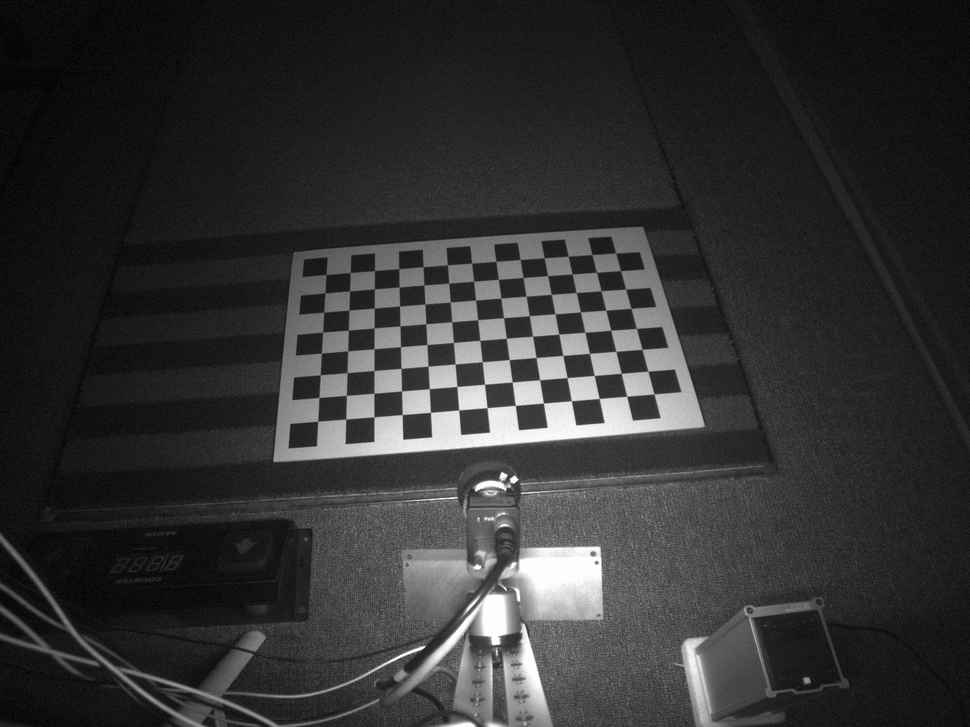
#> input picture chessboard_images/Cam1_1.bmp, 970 x 727 px, shrunk from 1440 x 1080 before the run, found by its file name
$ python improved_chessboard_detection.py
#> lines starting #> are read from the running program, lines starting #| are printed output that depends on the picture
#> in detect_chessboard_enhanced, image is the input picture: shape (727, 970, 3); min 0, max 255, mean 50.4
import cv2
import numpy as np
import matplotlib.pyplot as plt
import os

def enhance_image_for_chessboard(image):
    """체스보드 검출을 위한 이미지 향상"""
    # 1. 그레이스케일 변환
    gray = cv2.cvtColor(image, cv2.COLOR_BGR2GRAY)

    # 2. 적응형 히스토그램 균등화 (CLAHE)
    clahe = cv2.createCLAHE(clipLimit=4.0, tileGridSize=(8, 8))
    enhanced = clahe.apply(gray)

    # 3. 감마 보정
    gamma = 2.5
    lookup_table = np.array([((i / 255.0) ** (1.0 / gamma)) * 255
                            for i in np.arange(0, 256)]).astype("uint8")
    gamma_corrected = cv2.LUT(enhanced, lookup_table)
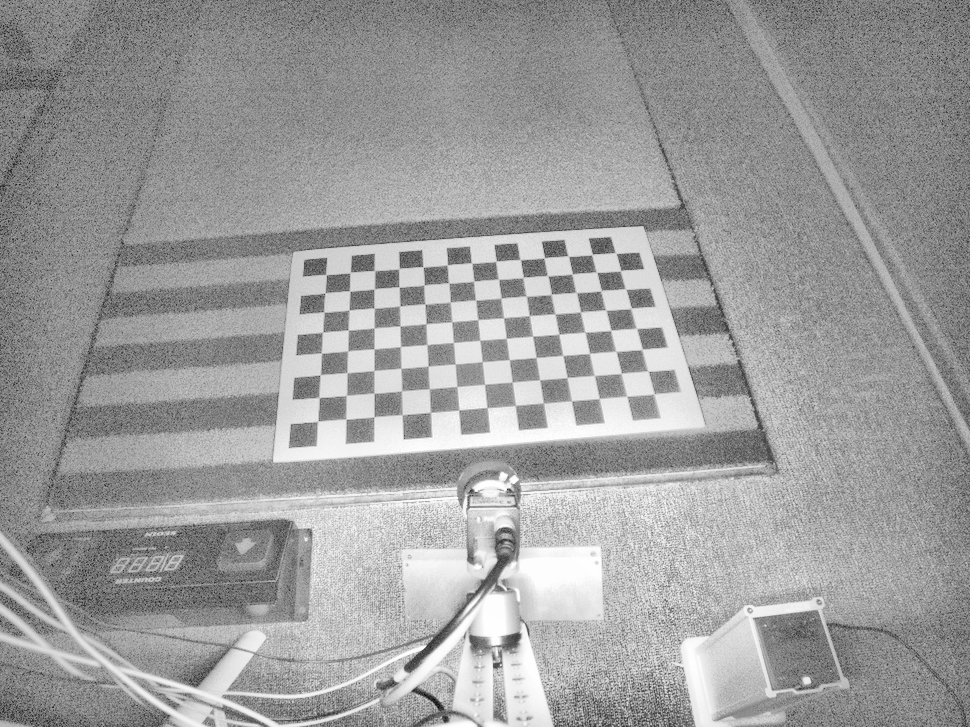
#> gamma_corrected: shape (727, 970); min 0, max 255, mean 157

    # 4. 가우시안 블러로 노이즈 제거
    blurred = cv2.GaussianBlur(gamma_corrected, (3, 3), 0)

    # 5. 적응형 임계값
    adaptive_thresh = cv2.adaptiveThreshold(
        blurred, 255, cv2.ADAPTIVE_THRESH_GAUSSIAN_C, cv2.THRESH_BINARY, 11, 2
    )
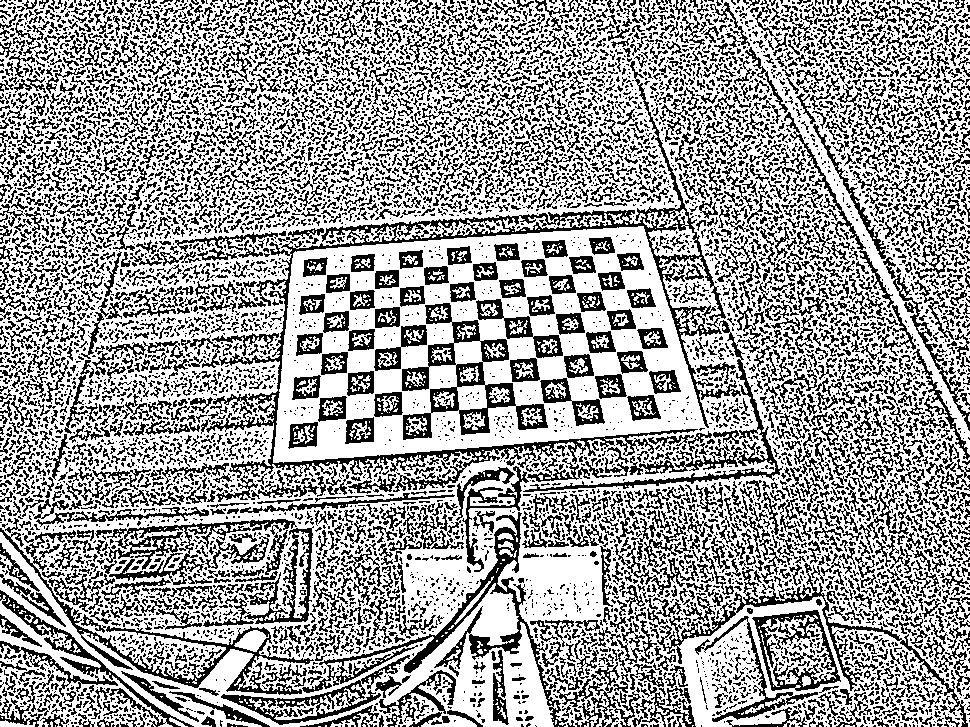
#> adaptive_thresh: shape (727, 970); 63% white; black in thin lines or dots

    return enhanced, gamma_corrected, adaptive_thresh

def detect_chessboard_enhanced(image_path, pattern_size=(9, 6)):
    """향상된 체스보드 검출"""
    # 이미지 로드
    image = cv2.imread(image_path)
    if image is None:
        return None, None, None

    # 이미지 향상
    enhanced, gamma_corrected, adaptive_thresh = enhance_image_for_chessboard(image)

    # 다양한 방법으로 체스보드 검출 시도
    methods = [
        # 방법 1: 향상된 이미지로 검출
        (enhanced, "Enhanced"),
        # 방법 2: 감마 보정된 이미지로 검출
        (gamma_corrected, "Gamma Corrected"),
        # 방법 3: 적응형 임계값 이미지로 검출
        (adaptive_thresh, "Adaptive Threshold"),
        # 방법 4: 원본 그레이스케일
        (cv2.cvtColor(image, cv2.COLOR_BGR2GRAY), "Original Gray")
    ]

    for processed_img, method_name in methods:
        print(f"\n{method_name} 방법으로 검출 시도:")

        # 체스보드 검출
        ret, corners = cv2.findChessboardCorners(
            processed_img, pattern_size,
            cv2.CALIB_CB_ADAPTIVE_THRESH +
            cv2.CALIB_CB_NORMALIZE_IMAGE +
            cv2.CALIB_CB_FAST_CHECK
        )

        if ret:
            print(f"  ✅ {method_name}에서 성공!")

            # 서브픽셀 정확도
            criteria = (cv2.TERM_CRITERIA_EPS + cv2.TERM_CRITERIA_MAX_ITER, 30, 0.001)
            corners = cv2.cornerSubPix(processed_img, corners, (11, 11), (-1, -1), criteria)

            # 결과 시각화
            result_img = image.copy()
            cv2.drawChessboardCorners(result_img, pattern_size, corners, ret)

            return ret, corners, result_img, processed_img, method_name
        else:
            print(f"  ❌ {method_name}에서 실패")
#> this loop made 4 passes
#> method_name on passes 1 to 4: 'Enhanced', 'Gamma Corrected', 'Adaptive Threshold', 'Original Gray'
#| Enhanced 방법으로 검출 시도:
#|   ❌ Enhanced에서 실패
#| Gamma Corrected 방법으로 검출 시도:
#|   ❌ Gamma Corrected에서 실패
#| Adaptive Threshold 방법으로 검출 시도:
#|   ❌ Adaptive Threshold에서 실패
#| Original Gray 방법으로 검출 시도:
#|   ❌ Original Gray에서 실패

    return None, None, None, None, None

def debug_enhanced_chessboard():
    """향상된 체스보드 검출 디버깅"""
    calibration_path = "data2/calibrations"

    # 첫 번째 이미지 쌍 로드
    cam1_path = os.path.join(calibration_path, "Cam1_1.bmp")
    cam2_path = os.path.join(calibration_path, "Cam2_1.bmp")

    if not os.path.exists(cam1_path) or not os.path.exists(cam2_path):
        print("이미지 파일을 찾을 수 없습니다.")
        return

    print("=== 향상된 체스보드 검출 디버깅 ===")

    # Cam1 검출
    print("\n--- Cam1 검출 ---")
    ret1, corners1, result1, processed1, method1 = detect_chessboard_enhanced(cam1_path)

    # Cam2 검출
    print("\n--- Cam2 검출 ---")
    ret2, corners2, result2, processed2, method2 = detect_chessboard_enhanced(cam2_path)
#> call 2 of detect_chessboard_enhanced, with image_path = 'data2/calibrations/Cam2_1.bmp', pattern_size = (9, 6)
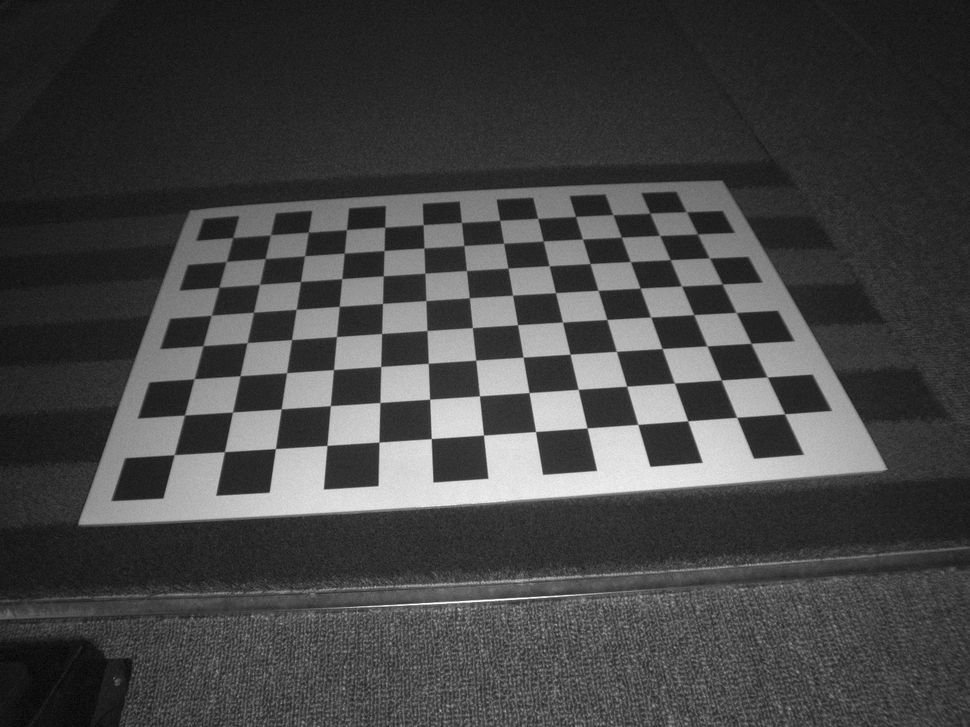
#> input picture chessboard_images/Cam2_1.bmp, 970 x 727 px, shrunk from 1440 x 1080 before the run, found by its file name
#> in detect_chessboard_enhanced, image is the input picture: shape (727, 970, 3); min 0, max 255, mean 68.3
#> in enhance_image_for_chessboard (call 2), `enhanced = clahe.apply(gray)`:
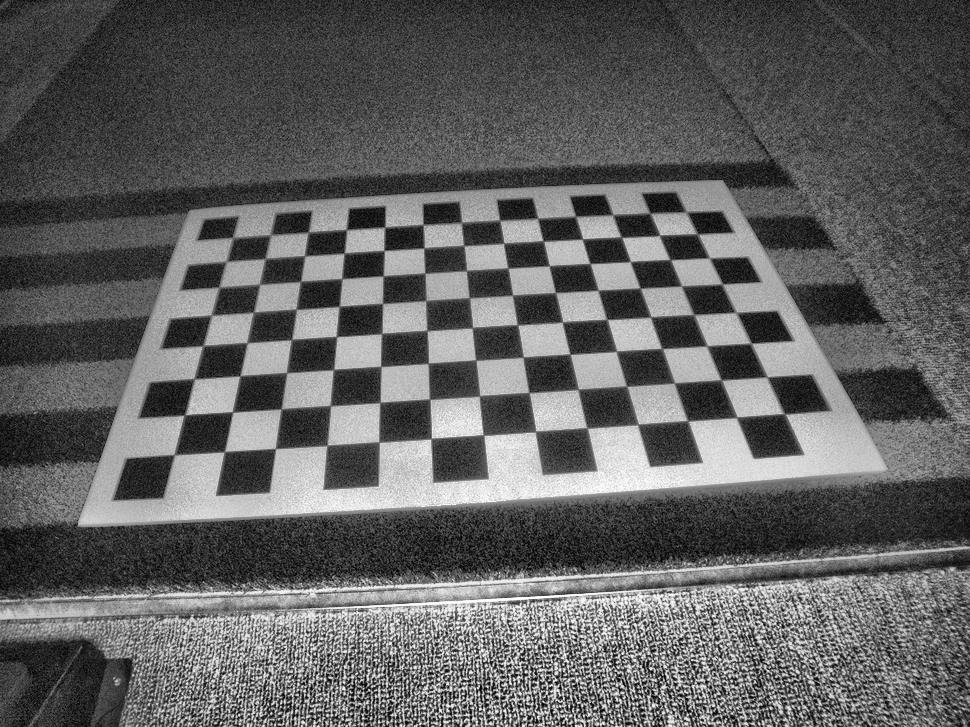
#> enhanced: shape (727, 970); min 1, max 255, mean 96.5
#> in enhance_image_for_chessboard (call 2), `gamma_corrected = cv2.LUT(enhanced, lookup_table)`:
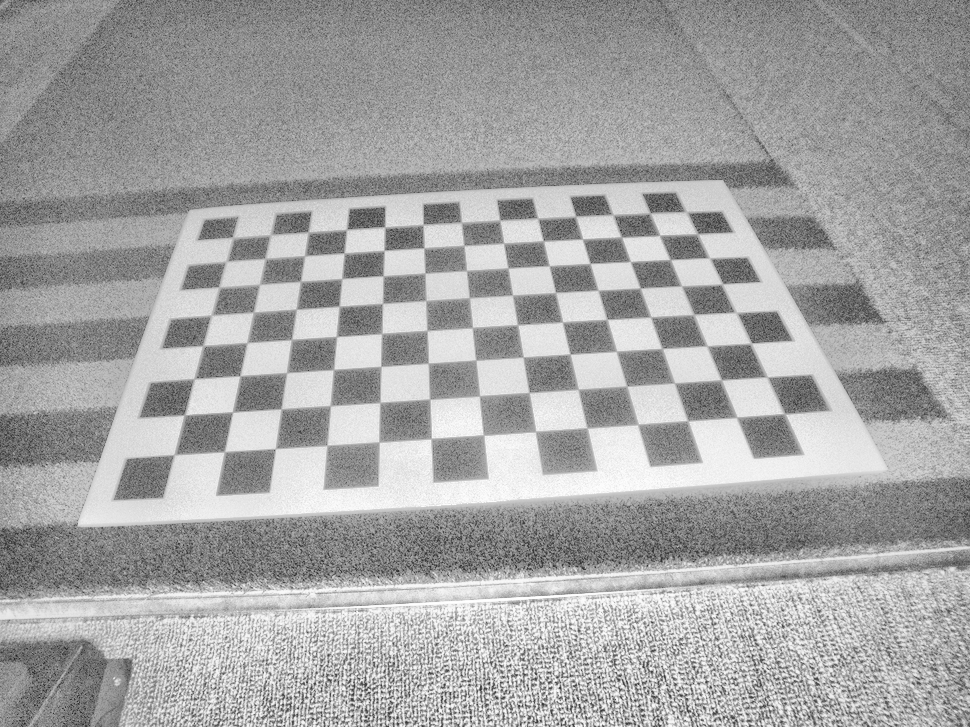
#> gamma_corrected: shape (727, 970); min 27, max 255, mean 164.6
#> in enhance_image_for_chessboard (call 2), `adaptive_thresh = cv2.adaptiveThreshold( blurred, 255, cv2.ADAPTIVE_TH..`:
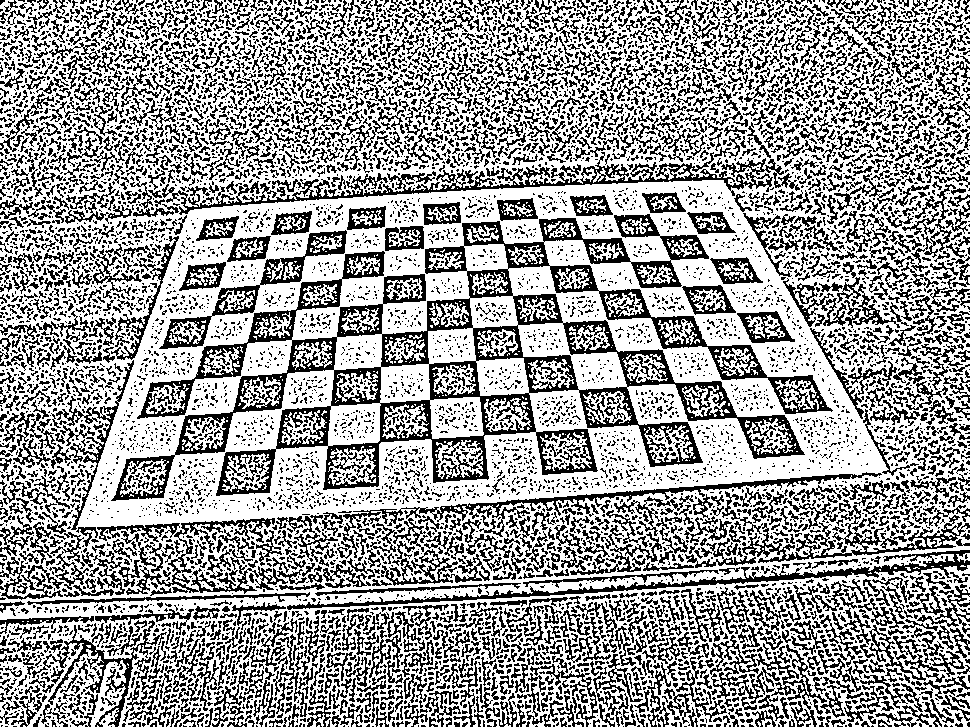
#> adaptive_thresh: shape (727, 970); 62.4% white; black in thin lines or dots
#> the loop in detect_chessboard_enhanced (call 2), `for processed_img, method_name in methods:` made 4 passes
#| Enhanced 방법으로 검출 시도:
#|   ❌ Enhanced에서 실패
#| Gamma Corrected 방법으로 검출 시도:
#|   ❌ Gamma Corrected에서 실패
#| Adaptive Threshold 방법으로 검출 시도:
#|   ❌ Adaptive Threshold에서 실패
#| Original Gray 방법으로 검출 시도:
#|   ❌ Original Gray에서 실패

    if ret1 and ret2:
        print(f"\n✅ 성공! Cam1: {method1}, Cam2: {method2}")

        # 결과 저장
        cv2.imwrite('enhanced_chessboard_cam1.jpg', result1)
        cv2.imwrite('enhanced_chessboard_cam2.jpg', result2)
        cv2.imwrite('processed_cam1.jpg', processed1)
        cv2.imwrite('processed_cam2.jpg', processed2)

        print("결과 이미지 저장 완료:")
        print("- enhanced_chessboard_cam1.jpg")
        print("- enhanced_chessboard_cam2.jpg")
        print("- processed_cam1.jpg")
        print("- processed_cam2.jpg")

        # 전처리 과정 시각화
        visualize_preprocessing(cam1_path, "Cam1")
        visualize_preprocessing(cam2_path, "Cam2")

    else:
        print("\n❌ 모든 방법에서 실패했습니다.")

        # 실패 원인 분석
        analyze_failure_reasons(cam1_path, cam2_path)

# [44 lines left out: function visualize_preprocessing, not called in this run]

def analyze_failure_reasons(cam1_path, cam2_path):
    """실패 원인 분석"""
#> called with cam1_path = 'data2/calibrations/Cam1_1.bmp', cam2_path = 'data2/calibrations/Cam2_1.bmp'
    print("\n=== 실패 원인 분석 ===")

    for path, name in [(cam1_path, "Cam1"), (cam2_path, "Cam2")]:
        image = cv2.imread(path)
        gray = cv2.cvtColor(image, cv2.COLOR_BGR2GRAY)

        print(f"\n{name} 분석:")
        print(f"  이미지 크기: {image.shape}")
#|   이미지 크기: (727, 970, 3)
        print(f"  평균 밝기: {np.mean(gray):.2f}")
#|   평균 밝기: 50.42
        print(f"  표준편차: {np.std(gray):.2f}")
#|   표준편차: 47.12
        print(f"  최소값: {np.min(gray)}")
#|   최소값: 0
        print(f"  최대값: {np.max(gray)}")
#|   최대값: 255

        # 대비 분석
        contrast = np.std(gray)
#> contrast = 47.12
        print(f"  대비 (표준편차): {contrast:.2f}")
#|   대비 (표준편차): 47.12

        if contrast < 20:
            print("  ⚠️ 대비가 너무 낮습니다.")
        if np.mean(gray) < 50:
            print("  ⚠️ 이미지가 너무 어둡습니다.")
        if np.mean(gray) > 200:
            print("  ⚠️ 이미지가 너무 밝습니다.")

if __name__ == "__main__":
    debug_enhanced_chessboard()
